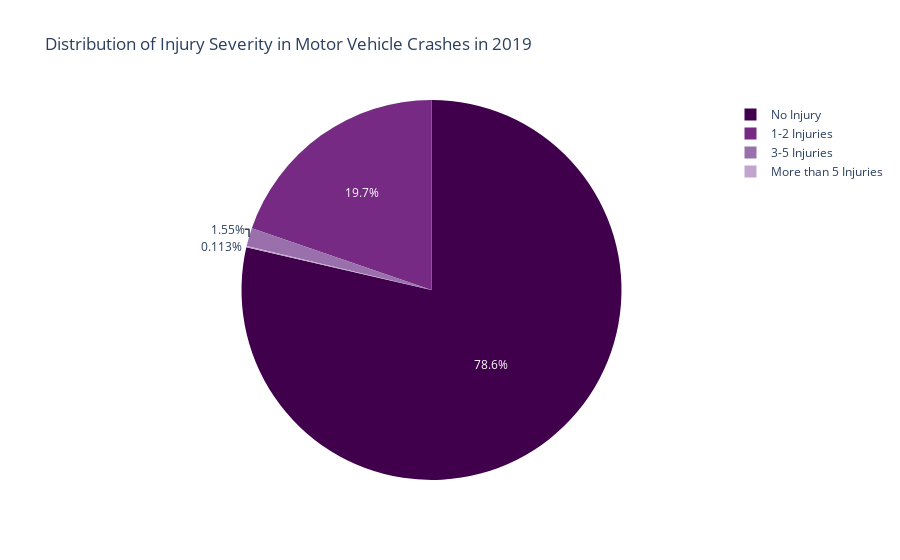

The notebook cell saved with this chart:
### Code cell
import plotly.express as px

# Assuming you have a DataFrame named 'df' with columns 'CRASH DATE', 'NUMBER OF PERSONS INJURED', and 'BOROUGH'
# Modify the column names as per your dataset

# Convert 'CRASH DATE' to datetime
df['CRASH DATE'] = pd.to_datetime(df['CRASH DATE'])

# Filter data for the year 2020
df_2020 = df[df['CRASH DATE'].dt.year == 2019]

# Create a new column 'Injury Severity' based on the number of persons injured
df_2020['Injury Severity'] = 'No Injury'  # Default to 'No Injury'
df_2020.loc[df_2020['NUMBER OF PERSONS INJURED'] > 0, 'Injury Severity'] = '1-2 Injuries'
df_2020.loc[df_2020['NUMBER OF PERSONS INJURED'] > 2, 'Injury Severity'] = '3-5 Injuries'
df_2020.loc[df_2020['NUMBER OF PERSONS INJURED'] > 5, 'Injury Severity'] = 'More than 5 Injuries'

# Calculate the count of accidents for each injury severity category
injury_counts_2020 = df_2020['Injury Severity'].value_counts().reset_index()
injury_counts_2020.columns = ['Injury Severity', 'Accident Count']

# Create a pie chart
fig = px.pie(injury_counts_2020, values='Accident Count', names='Injury Severity',
             title='Distribution of Injury Severity in Motor Vehicle Crashes in 2019',
             color_discrete_sequence=px.colors.diverging.PRGn)

fig.show()

### Figure 1 — Plotly figure (JSON) as saved in the notebook; plotly's stock layout.template omitted (floating-point values rounded to 4 significant figures)
{"data": [{"domain": {"x": [0, 1], "y": [0, 1]}, "hovertemplate": "Injury Severity=%{label}<br>Accident Count=%{value}<extra></extra>", "labels": ["No Injury", "1-2 Injuries", "3-5 Injuries", "More than 5 Injuries"], "legendgroup": "", "name": "", "showlegend": true, "type": "pie", "values": [166232, 41729, 3285, 239]}], "layout": {"legend": {"tracegroupgap": 0}, "piecolorway": ["rgb(64,0,75)", "rgb(118,42,131)", "rgb(153,112,171)", "rgb(194,165,207)", "rgb(231,212,232)", "rgb(247,247,247)", "rgb(217,240,211)", "rgb(166,219,160)", "rgb(90,174,97)", "rgb(27,120,55)", "rgb(0,68,27)"], "title": {"text": "Distribution of Injury Severity in Motor Vehicle Crashes in 2019"}}}
